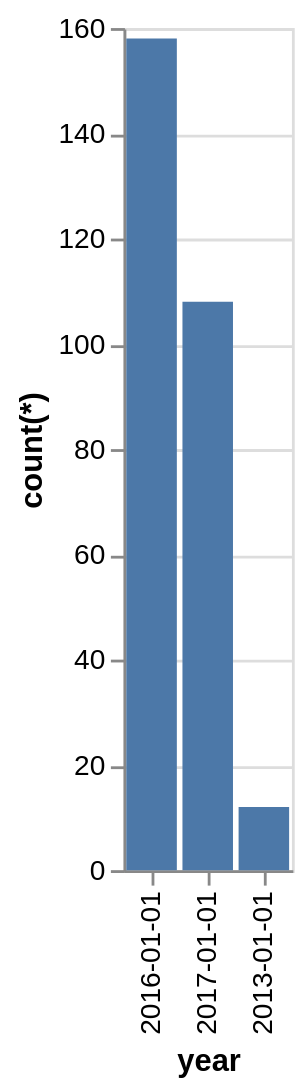

This figure's Vega-Lite source:
### Vega-Lite specification from a JSON file in a GitHub repository (floating-point values rounded to 4 significant figures)
{"data": {"values": [{"x_data": "2016-01-01", "y_data": 158}, {"x_data": "2017-01-01", "y_data": 108}, {"x_data": "2013-01-01", "y_data": 12}]}, "mark": "bar", "encoding": {"x": {"field": "x_data", "type": "nominal", "title": "year", "sort": {"op": "sum", "field": "y_data", "order": "descending"}}, "y": {"field": "y_data", "type": "quantitative", "title": "count(*)"}}}
